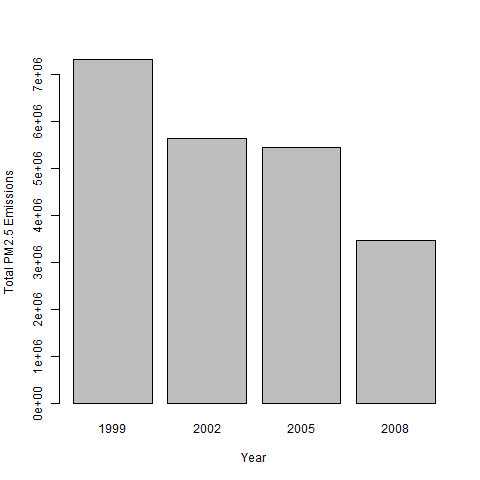

Source code (R):
#subset the data into individual years
# (note: to be sure that all years are captured, one can apply the function 'unique(NEI$year)')

NEI_1999<-subset(NEI, NEI$year == 1999)
NEI_2002<-subset(NEI, NEI$year == 2002)
NEI_2005<-subset(NEI, NEI$year == 2005)
NEI_2008<-subset(NEI, NEI$year == 2008)

#total the Emissions for each year

NEI_1999_emissions<-sum(NEI_1999$Emissions, na.rm=TRUE)
NEI_2002_emissions<-sum(NEI_2002$Emissions, na.rm=TRUE)
NEI_2005_emissions<-sum(NEI_2005$Emissions, na.rm=TRUE)
NEI_2008_emissions<-sum(NEI_2008$Emissions, na.rm=TRUE)

#plot the results and save to the plot1.png file

png("plot1.png")
barplot(c(NEI_1999_emissions, NEI_2002_emissions, NEI_2005_emissions, NEI_2008_emissions),names.arg=c(1999,2002,2005,2008),xlab="Year",ylab="Total PM2.5 Emissions")
dev.off()

